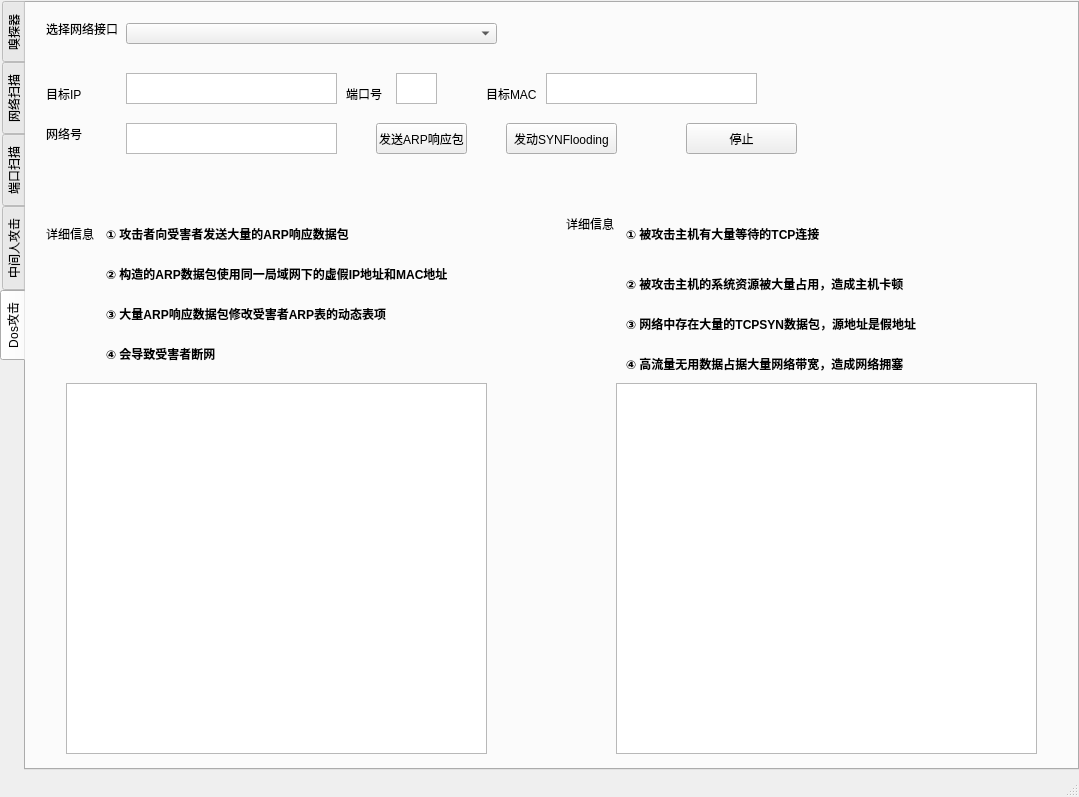
<?xml version="1.0" encoding="UTF-8"?>
<ui version="4.0">
 <class>MainWindow</class>
 <widget class="QMainWindow" name="MainWindow">
  <property name="geometry">
   <rect>
    <x>0</x>
    <y>0</y>
    <width>1079</width>
    <height>797</height>
   </rect>
  </property>
  <property name="windowTitle">
   <string>MainWindow</string>
  </property>
  <widget class="QWidget" name="centralwidget">
   <widget class="QWidget" name="verticalLayoutWidget">
    <property name="geometry">
     <rect>
      <x>0</x>
      <y>0</y>
      <width>1081</width>
      <height>771</height>
     </rect>
    </property>
    <layout class="QVBoxLayout" name="verticalLayout">
     <item>
      <widget class="QTabWidget" name="tabWidget">
       <property name="maximumSize">
        <size>
         <width>1079</width>
         <height>769</height>
        </size>
       </property>
       <property name="tabPosition">
        <enum>QTabWidget::West</enum>
       </property>
       <property name="currentIndex">
        <number>4</number>
       </property>
       <widget class="QWidget" name="tab_3">
        <attribute name="title">
         <string>嗅探器</string>
        </attribute>
        <widget class="QWidget" name="horizontalLayoutWidget">
         <property name="geometry">
          <rect>
           <x>0</x>
           <y>0</y>
           <width>1051</width>
           <height>41</height>
          </rect>
         </property>
         <layout class="QHBoxLayout" name="horizontalLayout">
          <item>
           <widget class="QComboBox" name="comboBox"/>
          </item>
          <item>
           <widget class="QPushButton" name="pushButton_3">
            <property name="text">
             <string>开始</string>
            </property>
           </widget>
          </item>
          <item>
           <widget class="QPushButton" name="pushButton_5">
            <property name="text">
             <string>设置过滤器</string>
            </property>
           </widget>
          </item>
          <item>
           <widget class="QPushButton" name="pushButton_4">
            <property name="text">
             <string>停止</string>
            </property>
           </widget>
          </item>
          <item>
           <widget class="QPushButton" name="pushButton_2">
            <property name="text">
             <string>保存</string>
            </property>
           </widget>
          </item>
          <item>
           <widget class="QPushButton" name="pushButton">
            <property name="text">
             <string>清屏</string>
            </property>
           </widget>
          </item>
         </layout>
        </widget>
        <widget class="QWidget" name="verticalLayoutWidget_2">
         <property name="geometry">
          <rect>
           <x>0</x>
           <y>40</y>
           <width>1081</width>
           <height>481</height>
          </rect>
         </property>
         <layout class="QVBoxLayout" name="verticalLayout_2">
          <item>
           <widget class="QTableWidget" name="tableWidget">
            <column>
             <property name="text">
              <string>时间</string>
             </property>
             <property name="background">
              <color>
               <red>20</red>
               <green>212</green>
               <blue>255</blue>
              </color>
             </property>
            </column>
            <column>
             <property name="text">
              <string>源MAC地址</string>
             </property>
            </column>
            <column>
             <property name="text">
              <string>目的MAC地址</string>
             </property>
            </column>
            <column>
             <property name="text">
              <string>协议类型</string>
             </property>
            </column>
            <column>
             <property name="text">
              <string>信息</string>
             </property>
            </column>
           </widget>
          </item>
         </layout>
        </widget>
        <widget class="QWidget" name="horizontalLayoutWidget_2">
         <property name="geometry">
          <rect>
           <x>-1</x>
           <y>519</y>
           <width>1081</width>
           <height>231</height>
          </rect>
         </property>
         <layout class="QHBoxLayout" name="horizontalLayout_3">
          <item>
           <widget class="QTextEdit" name="textEdit_2"/>
          </item>
          <item>
           <widget class="QTextEdit" name="textEdit"/>
          </item>
         </layout>
        </widget>
       </widget>
       <widget class="QWidget" name="tab">
        <attribute name="title">
         <string>网络扫描</string>
        </attribute>
        <widget class="QWidget" name="widget" native="true">
         <property name="geometry">
          <rect>
           <x>-1</x>
           <y>-1</y>
           <width>1081</width>
           <height>751</height>
          </rect>
         </property>
         <widget class="QLabel" name="label_11">
          <property name="geometry">
           <rect>
            <x>70</x>
            <y>70</y>
            <width>71</width>
            <height>21</height>
           </rect>
          </property>
          <property name="text">
           <string>输入网络</string>
          </property>
         </widget>
         <widget class="QLabel" name="label_7">
          <property name="geometry">
           <rect>
            <x>560</x>
            <y>30</y>
            <width>171</width>
            <height>21</height>
           </rect>
          </property>
          <property name="text">
           <string>局域网内存活的主机如下:</string>
          </property>
         </widget>
         <widget class="QComboBox" name="choose_eth">
          <property name="geometry">
           <rect>
            <x>110</x>
            <y>30</y>
            <width>371</width>
            <height>21</height>
           </rect>
          </property>
         </widget>
         <widget class="QLabel" name="label">
          <property name="geometry">
           <rect>
            <x>20</x>
            <y>20</y>
            <width>71</width>
            <height>31</height>
           </rect>
          </property>
          <property name="text">
           <string>选择网络接口</string>
          </property>
         </widget>
         <widget class="QPushButton" name="pushButton_6">
          <property name="geometry">
           <rect>
            <x>400</x>
            <y>120</y>
            <width>41</width>
            <height>41</height>
           </rect>
          </property>
          <property name="text">
           <string/>
          </property>
         </widget>
         <widget class="QTextEdit" name="textEdit_6">
          <property name="geometry">
           <rect>
            <x>220</x>
            <y>70</y>
            <width>221</width>
            <height>31</height>
           </rect>
          </property>
         </widget>
         <widget class="QLabel" name="label_2">
          <property name="geometry">
           <rect>
            <x>70</x>
            <y>130</y>
            <width>171</width>
            <height>21</height>
           </rect>
          </property>
          <property name="text">
           <string>扫描局域网中的主机.....</string>
          </property>
         </widget>
         <widget class="QTextEdit" name="textEdit_8">
          <property name="geometry">
           <rect>
            <x>70</x>
            <y>170</y>
            <width>371</width>
            <height>471</height>
           </rect>
          </property>
         </widget>
         <widget class="QTableWidget" name="tableWidget_2">
          <property name="geometry">
           <rect>
            <x>570</x>
            <y>80</y>
            <width>461</width>
            <height>561</height>
           </rect>
          </property>
          <column>
           <property name="text">
            <string>序号</string>
           </property>
          </column>
          <column>
           <property name="text">
            <string>IP地址</string>
           </property>
          </column>
          <column>
           <property name="text">
            <string>MAC地址</string>
           </property>
          </column>
         </widget>
        </widget>
       </widget>
       <widget class="QWidget" name="tab_4">
        <attribute name="title">
         <string>端口扫描</string>
        </attribute>
        <widget class="QLabel" name="label_21">
         <property name="geometry">
          <rect>
           <x>20</x>
           <y>20</y>
           <width>71</width>
           <height>31</height>
          </rect>
         </property>
         <property name="text">
          <string>选择网络接口</string>
         </property>
        </widget>
        <widget class="QComboBox" name="choose_eth_3">
         <property name="geometry">
          <rect>
           <x>110</x>
           <y>30</y>
           <width>371</width>
           <height>21</height>
          </rect>
         </property>
        </widget>
        <widget class="QLabel" name="label_22">
         <property name="geometry">
          <rect>
           <x>560</x>
           <y>30</y>
           <width>71</width>
           <height>21</height>
          </rect>
         </property>
         <property name="text">
          <string>输入主机</string>
         </property>
        </widget>
        <widget class="QTextEdit" name="textEdit_13">
         <property name="geometry">
          <rect>
           <x>650</x>
           <y>30</y>
           <width>221</width>
           <height>31</height>
          </rect>
         </property>
        </widget>
        <widget class="QLabel" name="label_23">
         <property name="geometry">
          <rect>
           <x>30</x>
           <y>90</y>
           <width>171</width>
           <height>21</height>
          </rect>
         </property>
         <property name="text">
          <string>扫描目标主机端口.....</string>
         </property>
        </widget>
        <widget class="QPushButton" name="pushButton_10">
         <property name="geometry">
          <rect>
           <x>550</x>
           <y>80</y>
           <width>131</width>
           <height>31</height>
          </rect>
         </property>
         <property name="text">
          <string/>
         </property>
        </widget>
        <widget class="QTableWidget" name="tableWidget_4">
         <property name="geometry">
          <rect>
           <x>10</x>
           <y>130</y>
           <width>1041</width>
           <height>561</height>
          </rect>
         </property>
         <column>
          <property name="text">
           <string>协议</string>
          </property>
         </column>
         <column>
          <property name="text">
           <string>端口号</string>
          </property>
         </column>
         <column>
          <property name="text">
           <string>状态</string>
          </property>
         </column>
         <column>
          <property name="text">
           <string>服务</string>
          </property>
         </column>
        </widget>
       </widget>
       <widget class="QWidget" name="tab_10">
        <attribute name="title">
         <string>中间人攻击</string>
        </attribute>
        <widget class="QLabel" name="label_3">
         <property name="geometry">
          <rect>
           <x>10</x>
           <y>50</y>
           <width>71</width>
           <height>21</height>
          </rect>
         </property>
         <property name="text">
          <string>目标IP</string>
         </property>
        </widget>
        <widget class="QLabel" name="label_8">
         <property name="geometry">
          <rect>
           <x>20</x>
           <y>630</y>
           <width>471</width>
           <height>41</height>
          </rect>
         </property>
         <property name="font">
          <font>
           <weight>75</weight>
           <bold>true</bold>
          </font>
         </property>
         <property name="text">
          <string>② 攻击者受害者发送ARP响应数据包，伪造IP地址，使用真实物理地址</string>
         </property>
        </widget>
        <widget class="QTextEdit" name="textEdit_3">
         <property name="geometry">
          <rect>
           <x>100</x>
           <y>50</y>
           <width>211</width>
           <height>31</height>
          </rect>
         </property>
        </widget>
        <widget class="QLabel" name="label_9">
         <property name="geometry">
          <rect>
           <x>10</x>
           <y>100</y>
           <width>81</width>
           <height>21</height>
          </rect>
         </property>
         <property name="text">
          <string>想要使用的IP</string>
         </property>
        </widget>
        <widget class="QPushButton" name="pushButton_7">
         <property name="geometry">
          <rect>
           <x>930</x>
           <y>40</y>
           <width>91</width>
           <height>31</height>
          </rect>
         </property>
         <property name="text">
          <string>发送ARP响应包</string>
         </property>
        </widget>
        <widget class="QLabel" name="label_6">
         <property name="geometry">
          <rect>
           <x>20</x>
           <y>580</y>
           <width>461</width>
           <height>41</height>
          </rect>
         </property>
         <property name="font">
          <font>
           <weight>75</weight>
           <bold>true</bold>
          </font>
         </property>
         <property name="text">
          <string>① 攻击者通过网络发送ARP请求数据包，获得局域网内存活主机的地址</string>
         </property>
        </widget>
        <widget class="QTextEdit" name="textEdit_4">
         <property name="geometry">
          <rect>
           <x>550</x>
           <y>50</y>
           <width>211</width>
           <height>31</height>
          </rect>
         </property>
        </widget>
        <widget class="QLabel" name="label_4">
         <property name="geometry">
          <rect>
           <x>460</x>
           <y>50</y>
           <width>71</width>
           <height>21</height>
          </rect>
         </property>
         <property name="text">
          <string>目标MAC</string>
         </property>
        </widget>
        <widget class="QTextEdit" name="textEdit_7">
         <property name="geometry">
          <rect>
           <x>100</x>
           <y>100</y>
           <width>211</width>
           <height>31</height>
          </rect>
         </property>
        </widget>
        <widget class="QLabel" name="label_10">
         <property name="geometry">
          <rect>
           <x>20</x>
           <y>680</y>
           <width>341</width>
           <height>41</height>
          </rect>
         </property>
         <property name="font">
          <font>
           <weight>75</weight>
           <bold>true</bold>
          </font>
         </property>
         <property name="text">
          <string>③ 中间人攻击方式</string>
         </property>
        </widget>
        <widget class="QLabel" name="label_5">
         <property name="geometry">
          <rect>
           <x>0</x>
           <y>150</y>
           <width>71</width>
           <height>21</height>
          </rect>
         </property>
         <property name="text">
          <string>详细信息</string>
         </property>
        </widget>
        <widget class="QPushButton" name="pushButton_32">
         <property name="geometry">
          <rect>
           <x>930</x>
           <y>100</y>
           <width>91</width>
           <height>31</height>
          </rect>
         </property>
         <property name="text">
          <string>停止</string>
         </property>
        </widget>
        <widget class="QLabel" name="label_79">
         <property name="geometry">
          <rect>
           <x>460</x>
           <y>100</y>
           <width>71</width>
           <height>21</height>
          </rect>
         </property>
         <property name="text">
          <string>网络号</string>
         </property>
        </widget>
        <widget class="QPushButton" name="pushButton_33">
         <property name="geometry">
          <rect>
           <x>930</x>
           <y>70</y>
           <width>91</width>
           <height>31</height>
          </rect>
         </property>
         <property name="text">
          <string>发送ARP请求包</string>
         </property>
        </widget>
        <widget class="QLabel" name="label_80">
         <property name="geometry">
          <rect>
           <x>10</x>
           <y>0</y>
           <width>71</width>
           <height>31</height>
          </rect>
         </property>
         <property name="text">
          <string>选择网络接口</string>
         </property>
        </widget>
        <widget class="QLabel" name="label_82">
         <property name="geometry">
          <rect>
           <x>620</x>
           <y>550</y>
           <width>281</width>
           <height>41</height>
          </rect>
         </property>
         <property name="font">
          <font>
           <weight>75</weight>
           <bold>true</bold>
          </font>
         </property>
         <property name="text">
          <string>① 被攻击主机的IP地址和物理地址作为源地址</string>
         </property>
        </widget>
        <widget class="QLabel" name="label_84">
         <property name="geometry">
          <rect>
           <x>620</x>
           <y>690</y>
           <width>341</width>
           <height>41</height>
          </rect>
         </property>
         <property name="font">
          <font>
           <weight>75</weight>
           <bold>true</bold>
          </font>
         </property>
         <property name="text">
          <string>④ 大量无用的数据包占用受害者的主机资源</string>
         </property>
        </widget>
        <widget class="QComboBox" name="choose_eth_7">
         <property name="geometry">
          <rect>
           <x>90</x>
           <y>10</y>
           <width>371</width>
           <height>21</height>
          </rect>
         </property>
        </widget>
        <widget class="QLabel" name="label_86">
         <property name="geometry">
          <rect>
           <x>620</x>
           <y>590</y>
           <width>361</width>
           <height>41</height>
          </rect>
         </property>
         <property name="font">
          <font>
           <weight>75</weight>
           <bold>true</bold>
          </font>
         </property>
         <property name="text">
          <string>② 向整个局域网所有主机(随机生成)发送ARP请求数据包</string>
         </property>
        </widget>
        <widget class="QLabel" name="label_87">
         <property name="geometry">
          <rect>
           <x>620</x>
           <y>640</y>
           <width>351</width>
           <height>41</height>
          </rect>
         </property>
         <property name="font">
          <font>
           <weight>75</weight>
           <bold>true</bold>
          </font>
         </property>
         <property name="text">
          <string>③ 局域网所有主机向受害者返回ARP响应数据包</string>
         </property>
        </widget>
        <widget class="QTextEdit" name="textEdit_47">
         <property name="geometry">
          <rect>
           <x>550</x>
           <y>100</y>
           <width>211</width>
           <height>31</height>
          </rect>
         </property>
        </widget>
        <widget class="QTextEdit" name="textEdit_48">
         <property name="geometry">
          <rect>
           <x>10</x>
           <y>170</y>
           <width>511</width>
           <height>361</height>
          </rect>
         </property>
        </widget>
        <widget class="QTextEdit" name="textEdit_49">
         <property name="geometry">
          <rect>
           <x>520</x>
           <y>170</y>
           <width>521</width>
           <height>361</height>
          </rect>
         </property>
        </widget>
       </widget>
       <widget class="QWidget" name="tab_2">
        <attribute name="title">
         <string>Dos攻击</string>
        </attribute>
        <widget class="QTextEdit" name="textEdit_9">
         <property name="geometry">
          <rect>
           <x>100</x>
           <y>120</y>
           <width>211</width>
           <height>31</height>
          </rect>
         </property>
        </widget>
        <widget class="QLabel" name="label_12">
         <property name="geometry">
          <rect>
           <x>20</x>
           <y>80</y>
           <width>71</width>
           <height>21</height>
          </rect>
         </property>
         <property name="text">
          <string>目标IP</string>
         </property>
        </widget>
        <widget class="QPushButton" name="pushButton_8">
         <property name="geometry">
          <rect>
           <x>350</x>
           <y>120</y>
           <width>91</width>
           <height>31</height>
          </rect>
         </property>
         <property name="text">
          <string>发送ARP响应包</string>
         </property>
        </widget>
        <widget class="QLabel" name="label_13">
         <property name="geometry">
          <rect>
           <x>20</x>
           <y>10</y>
           <width>71</width>
           <height>31</height>
          </rect>
         </property>
         <property name="text">
          <string>选择网络接口</string>
         </property>
        </widget>
        <widget class="QLabel" name="label_14">
         <property name="geometry">
          <rect>
           <x>80</x>
           <y>330</y>
           <width>341</width>
           <height>41</height>
          </rect>
         </property>
         <property name="font">
          <font>
           <weight>75</weight>
           <bold>true</bold>
          </font>
         </property>
         <property name="text">
          <string>④ 会导致受害者断网</string>
         </property>
        </widget>
        <widget class="QComboBox" name="choose_eth_2">
         <property name="geometry">
          <rect>
           <x>100</x>
           <y>20</y>
           <width>371</width>
           <height>21</height>
          </rect>
         </property>
        </widget>
        <widget class="QTextEdit" name="textEdit_10">
         <property name="geometry">
          <rect>
           <x>100</x>
           <y>70</y>
           <width>211</width>
           <height>31</height>
          </rect>
         </property>
        </widget>
        <widget class="QLabel" name="label_15">
         <property name="geometry">
          <rect>
           <x>80</x>
           <y>290</y>
           <width>351</width>
           <height>41</height>
          </rect>
         </property>
         <property name="font">
          <font>
           <weight>75</weight>
           <bold>true</bold>
          </font>
         </property>
         <property name="text">
          <string>③ 大量ARP响应数据包修改受害者ARP表的动态表项</string>
         </property>
        </widget>
        <widget class="QLabel" name="label_16">
         <property name="geometry">
          <rect>
           <x>460</x>
           <y>80</y>
           <width>71</width>
           <height>21</height>
          </rect>
         </property>
         <property name="text">
          <string>目标MAC</string>
         </property>
        </widget>
        <widget class="QTextEdit" name="textEdit_11">
         <property name="geometry">
          <rect>
           <x>520</x>
           <y>70</y>
           <width>211</width>
           <height>31</height>
          </rect>
         </property>
        </widget>
        <widget class="QTextEdit" name="textEdit_12">
         <property name="geometry">
          <rect>
           <x>40</x>
           <y>380</y>
           <width>421</width>
           <height>371</height>
          </rect>
         </property>
        </widget>
        <widget class="QLabel" name="label_17">
         <property name="geometry">
          <rect>
           <x>20</x>
           <y>220</y>
           <width>71</width>
           <height>21</height>
          </rect>
         </property>
         <property name="text">
          <string>详细信息</string>
         </property>
        </widget>
        <widget class="QLabel" name="label_18">
         <property name="geometry">
          <rect>
           <x>80</x>
           <y>250</y>
           <width>471</width>
           <height>41</height>
          </rect>
         </property>
         <property name="font">
          <font>
           <weight>75</weight>
           <bold>true</bold>
          </font>
         </property>
         <property name="text">
          <string>② 构造的ARP数据包使用同一局域网下的虚假IP地址和MAC地址</string>
         </property>
        </widget>
        <widget class="QLabel" name="label_19">
         <property name="geometry">
          <rect>
           <x>20</x>
           <y>120</y>
           <width>71</width>
           <height>21</height>
          </rect>
         </property>
         <property name="text">
          <string>网络号</string>
         </property>
        </widget>
        <widget class="QLabel" name="label_20">
         <property name="geometry">
          <rect>
           <x>80</x>
           <y>210</y>
           <width>401</width>
           <height>41</height>
          </rect>
         </property>
         <property name="font">
          <font>
           <weight>75</weight>
           <bold>true</bold>
          </font>
         </property>
         <property name="text">
          <string>① 攻击者向受害者发送大量的ARP响应数据包</string>
         </property>
        </widget>
        <widget class="QLabel" name="label_41">
         <property name="geometry">
          <rect>
           <x>540</x>
           <y>210</y>
           <width>71</width>
           <height>21</height>
          </rect>
         </property>
         <property name="text">
          <string>详细信息</string>
         </property>
        </widget>
        <widget class="QLabel" name="label_42">
         <property name="geometry">
          <rect>
           <x>600</x>
           <y>300</y>
           <width>351</width>
           <height>41</height>
          </rect>
         </property>
         <property name="font">
          <font>
           <weight>75</weight>
           <bold>true</bold>
          </font>
         </property>
         <property name="text">
          <string>③ 网络中存在大量的TCPSYN数据包，源地址是假地址</string>
         </property>
        </widget>
        <widget class="QLabel" name="label_45">
         <property name="geometry">
          <rect>
           <x>600</x>
           <y>210</y>
           <width>281</width>
           <height>41</height>
          </rect>
         </property>
         <property name="font">
          <font>
           <weight>75</weight>
           <bold>true</bold>
          </font>
         </property>
         <property name="text">
          <string>① 被攻击主机有大量等待的TCP连接</string>
         </property>
        </widget>
        <widget class="QPushButton" name="pushButton_19">
         <property name="geometry">
          <rect>
           <x>660</x>
           <y>120</y>
           <width>111</width>
           <height>31</height>
          </rect>
         </property>
         <property name="text">
          <string>停止</string>
         </property>
        </widget>
        <widget class="QLabel" name="label_46">
         <property name="geometry">
          <rect>
           <x>320</x>
           <y>80</y>
           <width>71</width>
           <height>21</height>
          </rect>
         </property>
         <property name="text">
          <string>端口号</string>
         </property>
        </widget>
        <widget class="QLabel" name="label_47">
         <property name="geometry">
          <rect>
           <x>600</x>
           <y>260</y>
           <width>361</width>
           <height>41</height>
          </rect>
         </property>
         <property name="font">
          <font>
           <weight>75</weight>
           <bold>true</bold>
          </font>
         </property>
         <property name="text">
          <string>② 被攻击主机的系统资源被大量占用，造成主机卡顿</string>
         </property>
        </widget>
        <widget class="QPushButton" name="pushButton_20">
         <property name="geometry">
          <rect>
           <x>480</x>
           <y>120</y>
           <width>111</width>
           <height>31</height>
          </rect>
         </property>
         <property name="text">
          <string>发动SYNFlooding</string>
         </property>
        </widget>
        <widget class="QTextEdit" name="textEdit_26">
         <property name="geometry">
          <rect>
           <x>370</x>
           <y>70</y>
           <width>41</width>
           <height>31</height>
          </rect>
         </property>
        </widget>
        <widget class="QLabel" name="label_48">
         <property name="geometry">
          <rect>
           <x>600</x>
           <y>340</y>
           <width>341</width>
           <height>41</height>
          </rect>
         </property>
         <property name="font">
          <font>
           <weight>75</weight>
           <bold>true</bold>
          </font>
         </property>
         <property name="text">
          <string>④ 高流量无用数据占据大量网络带宽，造成网络拥塞</string>
         </property>
        </widget>
        <widget class="QTextEdit" name="textEdit_29">
         <property name="geometry">
          <rect>
           <x>590</x>
           <y>380</y>
           <width>421</width>
           <height>371</height>
          </rect>
         </property>
        </widget>
       </widget>
      </widget>
     </item>
    </layout>
   </widget>
  </widget>
  <widget class="QStatusBar" name="statusbar"/>
 </widget>
 <resources/>
 <connections>
  <connection>
   <sender>pushButton_3</sender>
   <signal>clicked()</signal>
   <receiver>MainWindow</receiver>
   <slot>start_cap()</slot>
   <hints>
    <hint type="sourcelabel">
     <x>368</x>
     <y>34</y>
    </hint>
    <hint type="destinationlabel">
     <x>240</x>
     <y>-9</y>
    </hint>
   </hints>
  </connection>
  <connection>
   <sender>pushButton_5</sender>
   <signal>clicked()</signal>
   <receiver>MainWindow</receiver>
   <slot>set_filter()</slot>
   <hints>
    <hint type="sourcelabel">
     <x>543</x>
     <y>34</y>
    </hint>
    <hint type="destinationlabel">
     <x>481</x>
     <y>-9</y>
    </hint>
   </hints>
  </connection>
  <connection>
   <sender>pushButton_4</sender>
   <signal>clicked()</signal>
   <receiver>MainWindow</receiver>
   <slot>stop_cap()</slot>
   <hints>
    <hint type="sourcelabel">
     <x>719</x>
     <y>34</y>
    </hint>
    <hint type="destinationlabel">
     <x>645</x>
     <y>-4</y>
    </hint>
   </hints>
  </connection>
  <connection>
   <sender>pushButton_2</sender>
   <signal>clicked()</signal>
   <receiver>MainWindow</receiver>
   <slot>save()</slot>
   <hints>
    <hint type="sourcelabel">
     <x>895</x>
     <y>34</y>
    </hint>
    <hint type="destinationlabel">
     <x>823</x>
     <y>-10</y>
    </hint>
   </hints>
  </connection>
  <connection>
   <sender>pushButton</sender>
   <signal>clicked()</signal>
   <receiver>MainWindow</receiver>
   <slot>clear()</slot>
   <hints>
    <hint type="sourcelabel">
     <x>1071</x>
     <y>34</y>
    </hint>
    <hint type="destinationlabel">
     <x>982</x>
     <y>-11</y>
    </hint>
   </hints>
  </connection>
  <connection>
   <sender>pushButton_6</sender>
   <signal>clicked()</signal>
   <receiver>MainWindow</receiver>
   <slot>start_scan()</slot>
   <hints>
    <hint type="sourcelabel">
     <x>455</x>
     <y>162</y>
    </hint>
    <hint type="destinationlabel">
     <x>560</x>
     <y>-6</y>
    </hint>
   </hints>
  </connection>
  <connection>
   <sender>pushButton_7</sender>
   <signal>clicked()</signal>
   <receiver>MainWindow</receiver>
   <slot>send_reply()</slot>
   <hints>
    <hint type="sourcelabel">
     <x>962</x>
     <y>72</y>
    </hint>
    <hint type="destinationlabel">
     <x>807</x>
     <y>-6</y>
    </hint>
   </hints>
  </connection>
  <connection>
   <sender>pushButton_33</sender>
   <signal>clicked()</signal>
   <receiver>MainWindow</receiver>
   <slot>send_request()</slot>
   <hints>
    <hint type="sourcelabel">
     <x>1010</x>
     <y>103</y>
    </hint>
    <hint type="destinationlabel">
     <x>879</x>
     <y>-2</y>
    </hint>
   </hints>
  </connection>
  <connection>
   <sender>pushButton_32</sender>
   <signal>clicked()</signal>
   <receiver>MainWindow</receiver>
   <slot>stop_foolattack()</slot>
   <hints>
    <hint type="sourcelabel">
     <x>1034</x>
     <y>133</y>
    </hint>
    <hint type="destinationlabel">
     <x>940</x>
     <y>-12</y>
    </hint>
   </hints>
  </connection>
  <connection>
   <sender>tableWidget</sender>
   <signal>cellClicked(int,int)</signal>
   <receiver>MainWindow</receiver>
   <slot>choosewhich()</slot>
   <hints>
    <hint type="sourcelabel">
     <x>378</x>
     <y>213</y>
    </hint>
    <hint type="destinationlabel">
     <x>440</x>
     <y>0</y>
    </hint>
   </hints>
  </connection>
  <connection>
   <sender>pushButton_10</sender>
   <signal>clicked()</signal>
   <receiver>MainWindow</receiver>
   <slot>find_port()</slot>
   <hints>
    <hint type="sourcelabel">
     <x>702</x>
     <y>83</y>
    </hint>
    <hint type="destinationlabel">
     <x>643</x>
     <y>-11</y>
    </hint>
   </hints>
  </connection>
  <connection>
   <sender>pushButton_8</sender>
   <signal>clicked()</signal>
   <receiver>MainWindow</receiver>
   <slot>start_arpflood()</slot>
   <hints>
    <hint type="sourcelabel">
     <x>417</x>
     <y>140</y>
    </hint>
    <hint type="destinationlabel">
     <x>526</x>
     <y>-14</y>
    </hint>
   </hints>
  </connection>
  <connection>
   <sender>pushButton_20</sender>
   <signal>clicked()</signal>
   <receiver>MainWindow</receiver>
   <slot>start_syn()</slot>
   <hints>
    <hint type="sourcelabel">
     <x>565</x>
     <y>139</y>
    </hint>
    <hint type="destinationlabel">
     <x>669</x>
     <y>0</y>
    </hint>
   </hints>
  </connection>
  <connection>
   <sender>pushButton_19</sender>
   <signal>clicked()</signal>
   <receiver>MainWindow</receiver>
   <slot>stop_flood()</slot>
   <hints>
    <hint type="sourcelabel">
     <x>735</x>
     <y>139</y>
    </hint>
    <hint type="destinationlabel">
     <x>461</x>
     <y>0</y>
    </hint>
   </hints>
  </connection>
 </connections>
 <slots>
  <slot>start_cap()</slot>
  <slot>set_filter()</slot>
  <slot>stop_cap()</slot>
  <slot>save()</slot>
  <slot>clear()</slot>
  <slot>start_scan()</slot>
  <slot>send_reply()</slot>
  <slot>send_request()</slot>
  <slot>stop_foolattack()</slot>
  <slot>start_syn()</slot>
  <slot>stop_flood()</slot>
  <slot>start_arpflood()</slot>
  <slot>choosewhich()</slot>
  <slot>find_port()</slot>
 </slots>
</ui>
